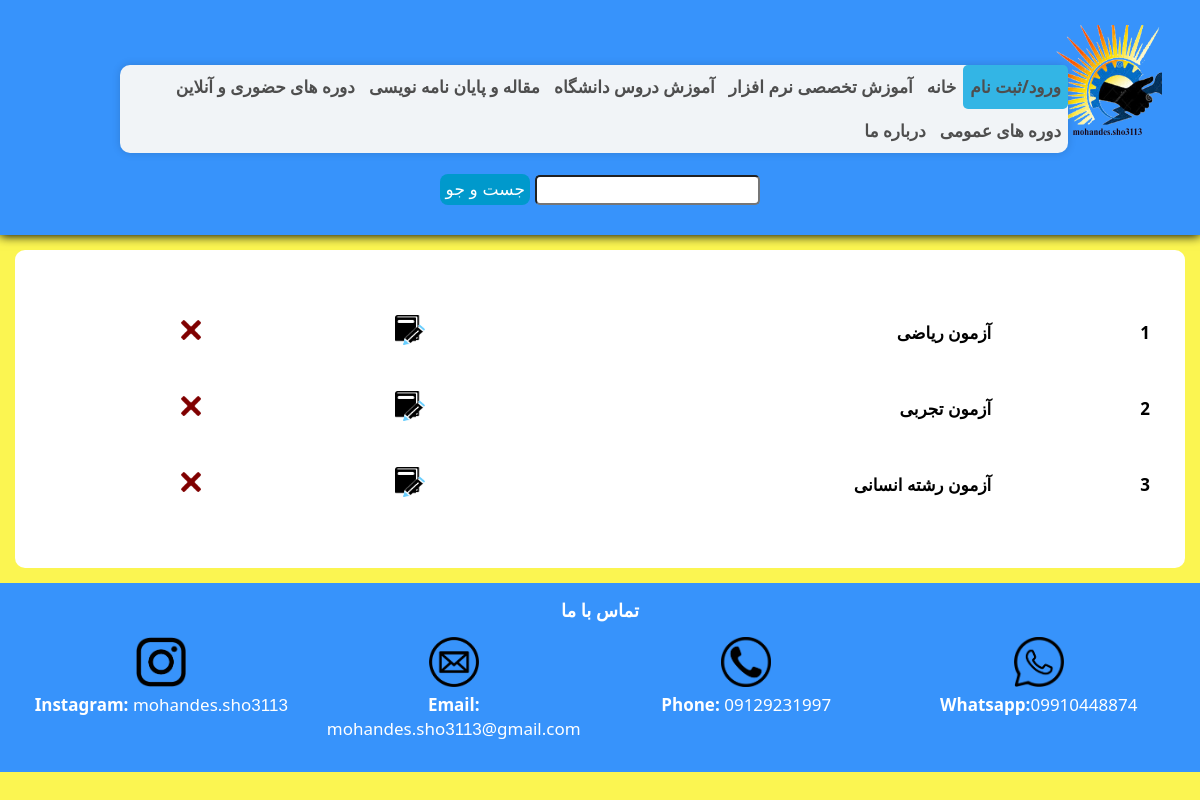
Screenshot of /showAllExam.php with the database file from the repository.
### tables this page shows
CREATE TABLE `exam` (
  `id` int(20) NOT NULL,
  `startDate` varchar(20) NOT NULL,
  `endDate` varchar(20) NOT NULL,
  `timeSpecialtyLesson` int(20) NOT NULL,
  `timeGeneralLesson` int(20) NOT NULL,
  `name` varchar(20) NOT NULL,
  `idMajor_fk` int(20) NOT NULL
);

### config.php (called while the page is built, shortened)
<?php
function selectAllExam($connection)
{
    $query = "SET NAMES utf8" ;
    $query = "SELECT id,name FROM exam" ;
    $result = $connection->query($query);
    return $result;
}

### showAllExam.php (the view)
<?php
require_once "header.php";
$con=connect();
$res=selectAllExam($con);
?>
<div class="col-12" style="display: flex;justify-content: center">
    <div class="col-12" style="background-color: white;border-radius: 10px;display: flex;justify-content: center">
        <table style="width: 100%;">
            <?php
            for($i=1;$i<=$res->num_rows;$i++)
            {
                $row=$res->fetch_assoc();
            ?>
            <tr>
                <th>
                    <?php
                    echo $i;
                    ?>
                </th>
                <th>
                    <?php
                    echo $row['name'];
                    ?>
                </th>
                <th>
                    <a href="examChange.php?command=edit&idExam=<?php echo $row['id']?>"><img src="logo/edit.png" width="30" height="30"></a>
                </th>
                <th>
                    <a href="examChange.php?command=delete&idExam=<?php echo $row['id']?>"><img src="logo/delete.png" width="20" height="20"></a>
                </th>
            </tr>
            <?php
            }
            ?>
        </table>
    </div>
</div>
<?php
require_once "footer.php";
?>

### header.php (style rules this page uses)
* { box-sizing : border-box; font-size: 17px; padding: 0px; margin: 0px; }
table, th, td { text-align: right; direction: rtl; border-radius: 8px; border-collapse: collapse; background-color: white; padding: 20px; margin-top: 30px; margin-bottom: 30px; }
.col-12 { width:100%; }
[class*="col-"] { float : left; padding : 15px; }
html { font-family : "B" , sans-serif; }
body { background: #fbf551; font-family: 'Segoe UI', sans-serif; font-size: 15px; line-height: 24px; }

### rows the page displays
exam: name "آزمون ریاضی"
exam: name "آزمون تجربی"
exam: name "آزمون رشته انسانی"
